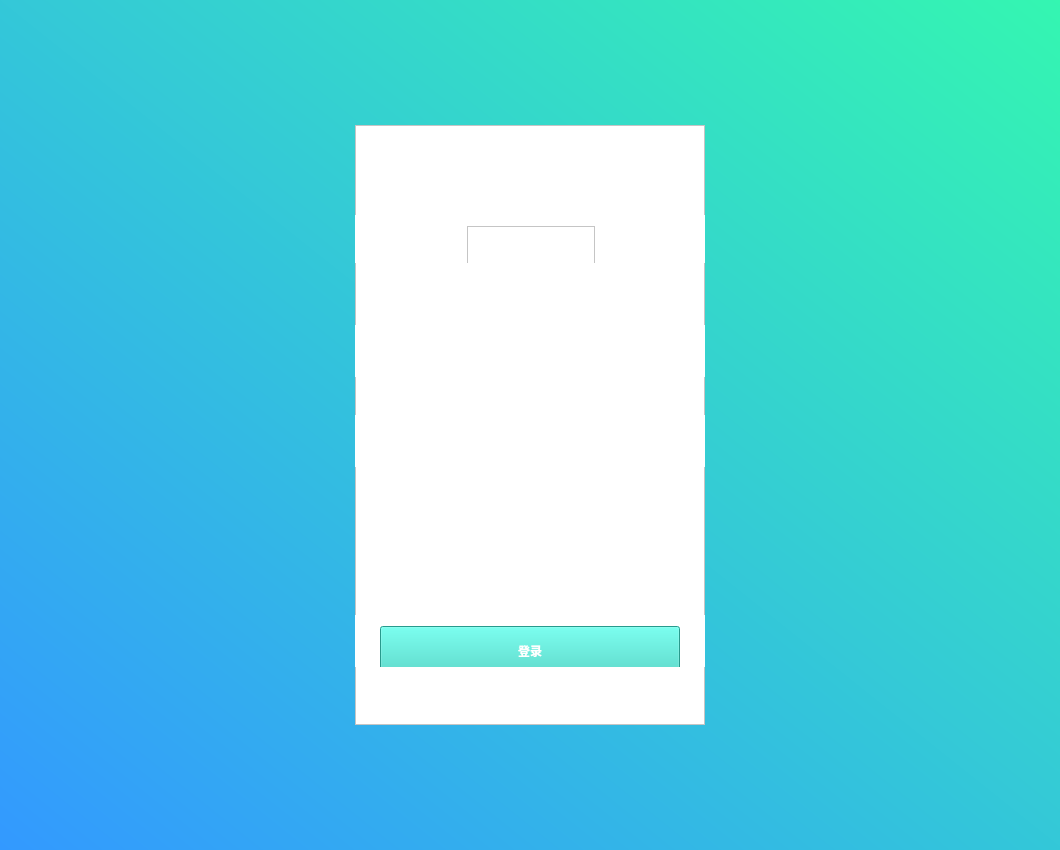
<?xml version="1.0" encoding="UTF-8"?>
<ui version="4.0">
 <class>LibraryClass</class>
 <widget class="QMainWindow" name="LibraryClass">
  <property name="enabled">
   <bool>true</bool>
  </property>
  <property name="geometry">
   <rect>
    <x>0</x>
    <y>0</y>
    <width>1060</width>
    <height>850</height>
   </rect>
  </property>
  <property name="minimumSize">
   <size>
    <width>128</width>
    <height>46</height>
   </size>
  </property>
  <property name="windowTitle">
   <string>Library</string>
  </property>
  <property name="styleSheet">
   <string notr="true">background-color: qlineargradient(spread:pad, x1:0, y1:1, x2:1, y2:0, stop:0 rgba(51, 153, 255,1), stop:1 rgba(52, 246, 177,1));</string>
  </property>
  <widget class="QWidget" name="centralWidget">
   <layout class="QVBoxLayout" name="verticalLayout_2">
    <item>
     <layout class="QHBoxLayout" name="horizontalLayout">
      <item>
       <spacer name="horizontalSpacer_2">
        <property name="orientation">
         <enum>Qt::Horizontal</enum>
        </property>
        <property name="sizeHint" stdset="0">
         <size>
          <width>40</width>
          <height>20</height>
         </size>
        </property>
       </spacer>
      </item>
      <item>
       <layout class="QVBoxLayout" name="verticalLayout">
        <item>
         <spacer name="verticalSpacer">
          <property name="orientation">
           <enum>Qt::Vertical</enum>
          </property>
          <property name="sizeHint" stdset="0">
           <size>
            <width>20</width>
            <height>40</height>
           </size>
          </property>
         </spacer>
        </item>
        <item>
         <widget class="QFrame" name="frame">
          <property name="minimumSize">
           <size>
            <width>350</width>
            <height>600</height>
           </size>
          </property>
          <property name="layoutDirection">
           <enum>Qt::LeftToRight</enum>
          </property>
          <property name="styleSheet">
           <string notr="true">background:white;</string>
          </property>
          <property name="frameShape">
           <enum>QFrame::StyledPanel</enum>
          </property>
          <property name="frameShadow">
           <enum>QFrame::Raised</enum>
          </property>
          <widget class="QWidget" name="layoutWidget">
           <property name="geometry">
            <rect>
             <x>0</x>
             <y>200</y>
             <width>351</width>
             <height>52</height>
            </rect>
           </property>
           <layout class="QHBoxLayout" name="horizontalLayout_2">
            <item>
             <spacer name="horizontalSpacer_4">
              <property name="orientation">
               <enum>Qt::Horizontal</enum>
              </property>
              <property name="sizeHint" stdset="0">
               <size>
                <width>40</width>
                <height>20</height>
               </size>
              </property>
             </spacer>
            </item>
            <item>
             <widget class="QLineEdit" name="etUsername">
              <property name="minimumSize">
               <size>
                <width>300</width>
                <height>50</height>
               </size>
              </property>
              <property name="font">
               <font>
                <family>微软雅黑</family>
                <pointsize>10</pointsize>
               </font>
              </property>
              <property name="focusPolicy">
               <enum>Qt::StrongFocus</enum>
              </property>
              <property name="styleSheet">
               <string notr="true">border:2px solid #ccc;
border-top:0px;
border-left:0px;
border-right:0px;
placeholder：&quot;用户名&quot;</string>
              </property>
              <property name="text">
               <string/>
              </property>
              <property name="echoMode">
               <enum>QLineEdit::Normal</enum>
              </property>
             </widget>
            </item>
            <item>
             <spacer name="horizontalSpacer_3">
              <property name="orientation">
               <enum>Qt::Horizontal</enum>
              </property>
              <property name="sizeHint" stdset="0">
               <size>
                <width>40</width>
                <height>20</height>
               </size>
              </property>
             </spacer>
            </item>
           </layout>
          </widget>
          <widget class="QWidget" name="layoutWidget">
           <property name="geometry">
            <rect>
             <x>0</x>
             <y>290</y>
             <width>351</width>
             <height>52</height>
            </rect>
           </property>
           <layout class="QHBoxLayout" name="horizontalLayout_3">
            <item>
             <spacer name="horizontalSpacer_5">
              <property name="orientation">
               <enum>Qt::Horizontal</enum>
              </property>
              <property name="sizeHint" stdset="0">
               <size>
                <width>40</width>
                <height>20</height>
               </size>
              </property>
             </spacer>
            </item>
            <item>
             <widget class="QLineEdit" name="etPassword">
              <property name="minimumSize">
               <size>
                <width>300</width>
                <height>50</height>
               </size>
              </property>
              <property name="font">
               <font>
                <family>微软雅黑</family>
                <pointsize>10</pointsize>
               </font>
              </property>
              <property name="focusPolicy">
               <enum>Qt::StrongFocus</enum>
              </property>
              <property name="contextMenuPolicy">
               <enum>Qt::DefaultContextMenu</enum>
              </property>
              <property name="toolTip">
               <string/>
              </property>
              <property name="toolTipDuration">
               <number>-1</number>
              </property>
              <property name="styleSheet">
               <string notr="true">border:2px solid #ccc;
border-top:0px;
border-left:0px;
border-right:0px;</string>
              </property>
              <property name="text">
               <string/>
              </property>
              <property name="echoMode">
               <enum>QLineEdit::Password</enum>
              </property>
             </widget>
            </item>
            <item>
             <spacer name="horizontalSpacer_6">
              <property name="orientation">
               <enum>Qt::Horizontal</enum>
              </property>
              <property name="sizeHint" stdset="0">
               <size>
                <width>40</width>
                <height>20</height>
               </size>
              </property>
             </spacer>
            </item>
           </layout>
          </widget>
          <widget class="QWidget" name="layoutWidget">
           <property name="geometry">
            <rect>
             <x>0</x>
             <y>90</y>
             <width>351</width>
             <height>48</height>
            </rect>
           </property>
           <layout class="QHBoxLayout" name="horizontalLayout_4">
            <item>
             <spacer name="horizontalSpacer_7">
              <property name="orientation">
               <enum>Qt::Horizontal</enum>
              </property>
              <property name="sizeHint" stdset="0">
               <size>
                <width>40</width>
                <height>20</height>
               </size>
              </property>
             </spacer>
            </item>
            <item>
             <widget class="QFrame" name="frame_2">
              <property name="minimumSize">
               <size>
                <width>128</width>
                <height>46</height>
               </size>
              </property>
              <property name="styleSheet">
               <string notr="true">image: url(:/Library/images/logo.png);</string>
              </property>
              <property name="frameShape">
               <enum>QFrame::StyledPanel</enum>
              </property>
              <property name="frameShadow">
               <enum>QFrame::Raised</enum>
              </property>
             </widget>
            </item>
            <item>
             <spacer name="horizontalSpacer_8">
              <property name="orientation">
               <enum>Qt::Horizontal</enum>
              </property>
              <property name="sizeHint" stdset="0">
               <size>
                <width>40</width>
                <height>20</height>
               </size>
              </property>
             </spacer>
            </item>
           </layout>
          </widget>
          <widget class="QWidget" name="layoutWidget">
           <property name="geometry">
            <rect>
             <x>0</x>
             <y>490</y>
             <width>351</width>
             <height>52</height>
            </rect>
           </property>
           <layout class="QHBoxLayout" name="horizontalLayout_5">
            <item>
             <spacer name="horizontalSpacer_10">
              <property name="orientation">
               <enum>Qt::Horizontal</enum>
              </property>
              <property name="sizeHint" stdset="0">
               <size>
                <width>40</width>
                <height>20</height>
               </size>
              </property>
             </spacer>
            </item>
            <item>
             <widget class="QPushButton" name="btnLogin">
              <property name="minimumSize">
               <size>
                <width>300</width>
                <height>50</height>
               </size>
              </property>
              <property name="font">
               <font>
                <weight>62</weight>
                <bold>true</bold>
               </font>
              </property>
              <property name="styleSheet">
               <string notr="true">background-color: rgb(56, 216, 198);
border：none;
color:white;
font-weight:500;
</string>
              </property>
              <property name="text">
               <string>登录</string>
              </property>
             </widget>
            </item>
            <item>
             <spacer name="horizontalSpacer_9">
              <property name="orientation">
               <enum>Qt::Horizontal</enum>
              </property>
              <property name="sizeHint" stdset="0">
               <size>
                <width>40</width>
                <height>20</height>
               </size>
              </property>
             </spacer>
            </item>
           </layout>
          </widget>
         </widget>
        </item>
        <item>
         <spacer name="verticalSpacer_2">
          <property name="orientation">
           <enum>Qt::Vertical</enum>
          </property>
          <property name="sizeHint" stdset="0">
           <size>
            <width>20</width>
            <height>40</height>
           </size>
          </property>
         </spacer>
        </item>
       </layout>
      </item>
      <item>
       <spacer name="horizontalSpacer">
        <property name="orientation">
         <enum>Qt::Horizontal</enum>
        </property>
        <property name="sizeHint" stdset="0">
         <size>
          <width>40</width>
          <height>20</height>
         </size>
        </property>
       </spacer>
      </item>
     </layout>
    </item>
   </layout>
   <zorder></zorder>
  </widget>
 </widget>
 <layoutdefault spacing="6" margin="11"/>
 <resources>
  <include location="library.qrc"/>
 </resources>
 <connections/>
</ui>
